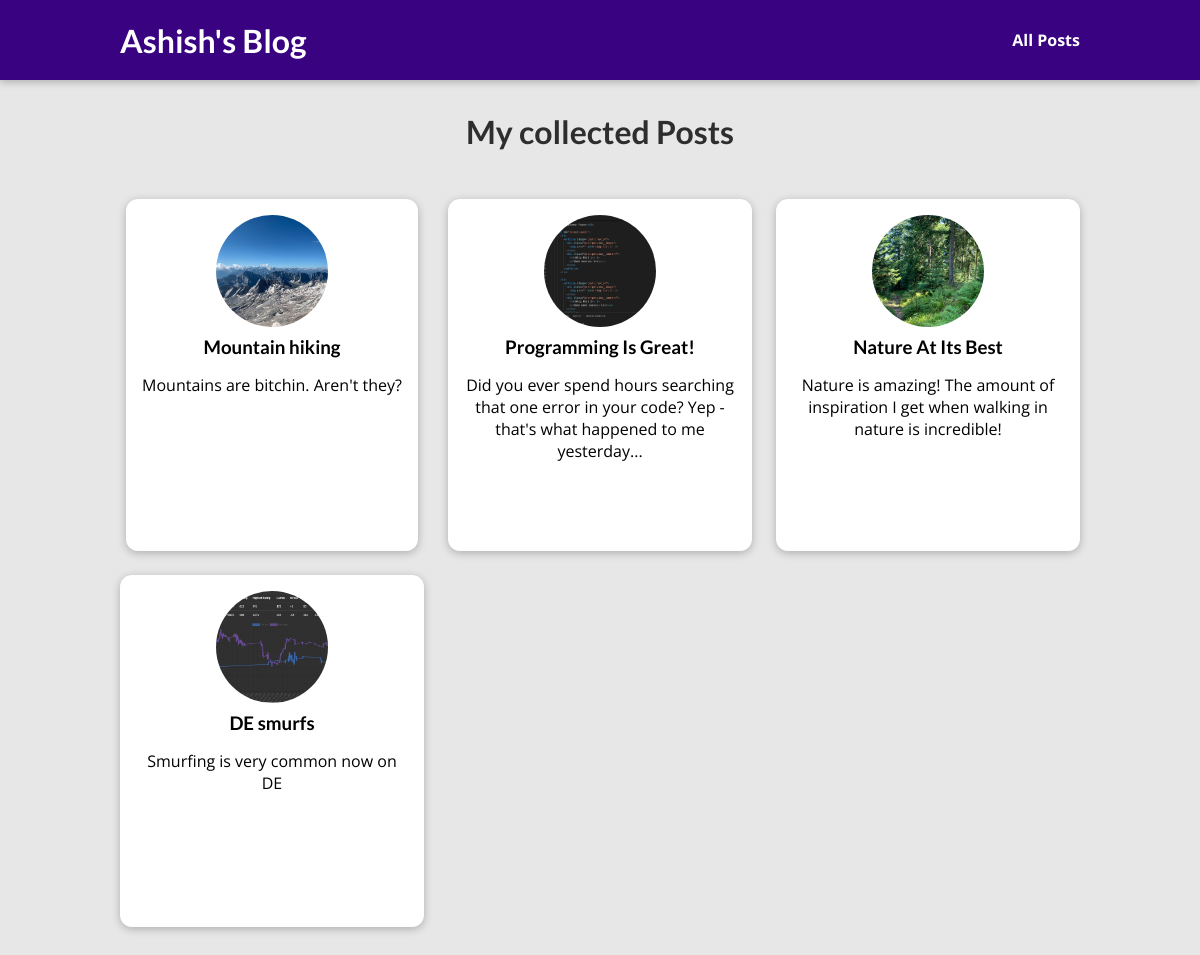
The app's page /posts/, older data.
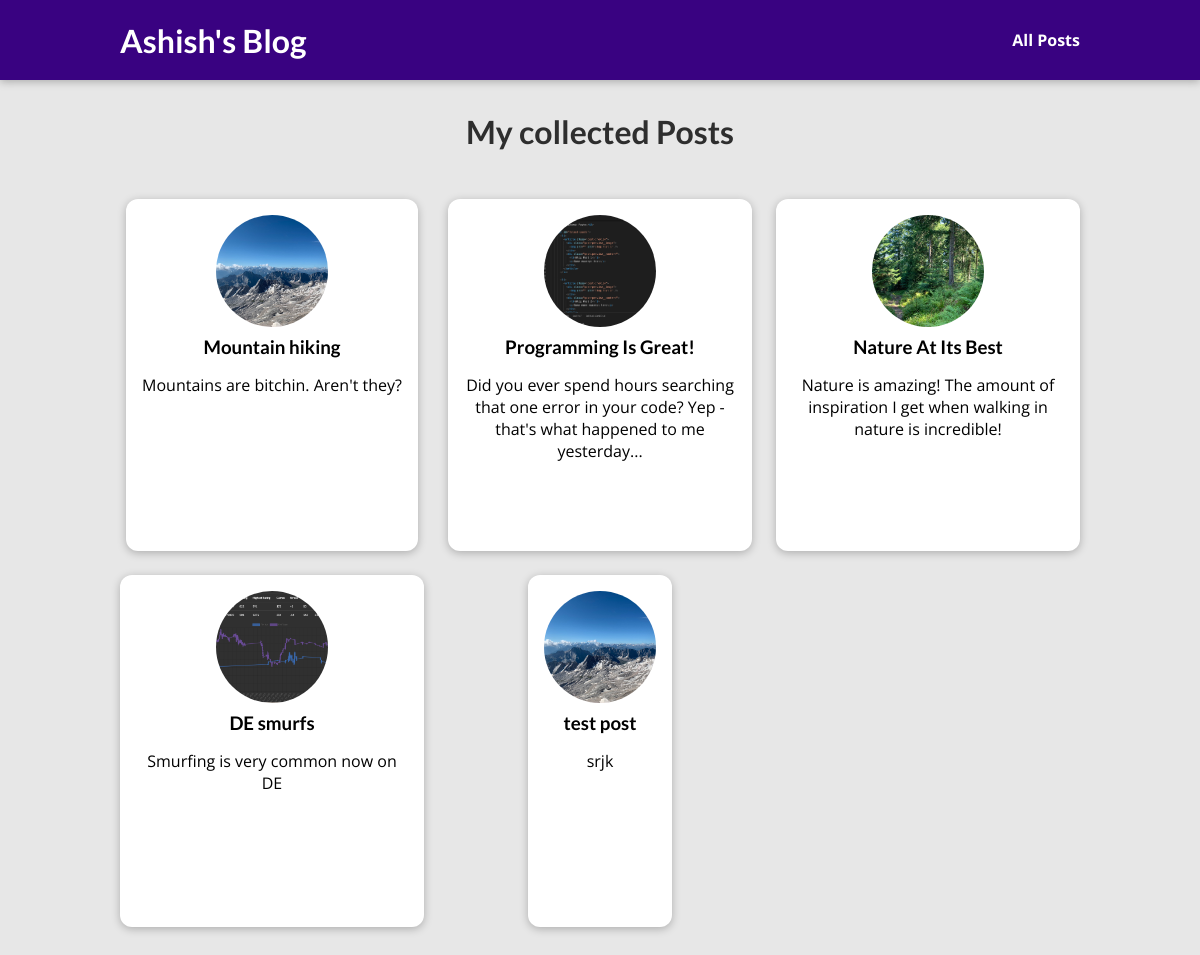
The same page, newer data.
### blog/models.py (models this page shows, shortened)
class Post(models.Model):
    title = models.CharField(max_length=256)
    excerpt = models.CharField(max_length=512)
    image_name = models.CharField(max_length=100)
    date = models.DateField(auto_now=True)
    slug = models.SlugField(unique=True, db_index=True)
    content = models.TextField(validators=[MinLengthValidator(10)])
    author = models.ForeignKey(
        Author, on_delete=models.SET_NULL, null=True, related_name='posts')
    tags = models.ManyToManyField(Tag)

### blog/views.py (the view)
# urls.py: path('posts/', views.home, name = 'home'),
def home(request):
    all_posts = Post.objects.all()
    return render(request, 'blog/home.html', {'all_posts': all_posts})

### blog/templates/blog/home.html (shortened to what this page needs)
{% extends 'base.html' %}
{% load static %}
{% block css_files %}
    <link rel="stylesheet" href="{% static "blog/post.css" %}">
    <link rel="stylesheet" href="{% static "blog/all_posts.css" %}">
{% endblock %}
{% block content %}
    <section id="all-posts">
        <h2>My collected Posts</h2>
        <ul>
            {% for post in all_posts %}
                {% include "blog/includes/post.html" %}
            {% endfor %}
        </ul>
    </section>
{% endblock %}

### blog/templates/blog/includes/post.html
 {% load static %}
 <li>
      <article class="post">
        <a href="{% url "post_detail" post.slug %}">
          <img src="{% static "blog/images/"|add:post.image_name %}" alt="{{post.title}}">
          <div class="post__content">
            <h3>{{ post.title }}</h3>
            <p>
              {{ post.excerpt }}
            </p>
          </div>
        </a>
      </article>
    </li>

Row changes from the older to the newer data that the page shows:
added Post: image_name (picture), title "test post", excerpt "srjk"
